Frame 1 (no input): blank canvas, image omitted
Frame 60 (the mouse pressed at the canvas centre just before this capture): blank canvas, image omitted
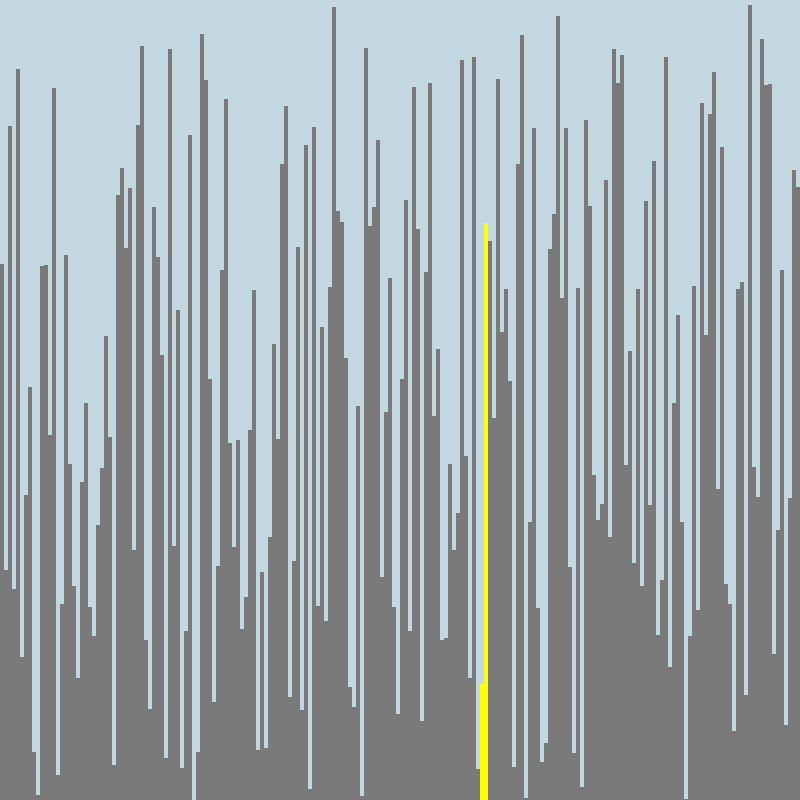
Frame 120 (the mouse held since frame 60 and released just before this capture)

The Processing sketch whose frames 1 and 60 were blank and that drew this single picture after the mouse press (run headless with seeded random() and noise(); from frame 60 on, the mouse is pressed at the canvas centre):

// Processing sketch: VisualArraySorter
// ── VisualArraySorter.pde
/* Paste the code into a new Processing sketch and complete the steps. */

//1. create an array of ints. don't initialize it yet.
int[] number;


void setup() {
  //2. set the size of your window
  size(800, 800);
  //  if you are using Processing 3, you cannot use variables
  //  because the developers don't know how programming is supposed to work.

  //3. initialize your array with the built in width variable
  number = new int[200];

  //4. initialize the ints in the array with random numbers
  //   from 0 to the built in height variable


  //5. call the noStroke() method
  noStroke();
  
}

void draw() {
  //6. set the background color with background(r, g, b);
  background(196, 216, 226);
  //7. set the color for your graph
  fill(122,122,122);
  //8. draw a rectangle for each int in your array.
  for (int i = 0; i < number.length; i++) {
    rect(i*(width/200), height, width/200, -1 * number[i]);
  }


  //   the x value will be the element of the int
  //   the y value will the height variable
  //   the width is 1
  //   the height is negative the value of the int at that element in the array


  //9. call the stepSort method
  stepSort(number);
  //10. extract the code that randomizes the array into a method.

  //11. call the method you made in step 10 when the mouse is pressed
  if (mousePressed) {
    randomize();
  }
}
int count = 1;
void stepSort(int[] arr) {
    count = count % 199+1;
         
    if (arr[count - 1] > arr[count]) {
      fill(255,0,0);
       rect(count*(width/20), height, width/200, -1 * number[count]);
   rect((count-1)*(width/20), height, width/200, -1 * number[count-1]);
      int t = arr[count];
      arr[count] = arr[count - 1];
      arr[count - 1] = t;
    }else {
      fill(255,255,9);
       rect(count*(width/200), height, width/200, -1 * number[count]);
   rect((count-1)*(width/200), height, width/200, -1 * number[count-1]);
    }
    

  //count++;
  //delay(20);
}
void randomize() {
    for (int i = 0; i < number.length; i++) {
  int rand = (int)random(0, 801);
    number[i] = rand;
  }
}
